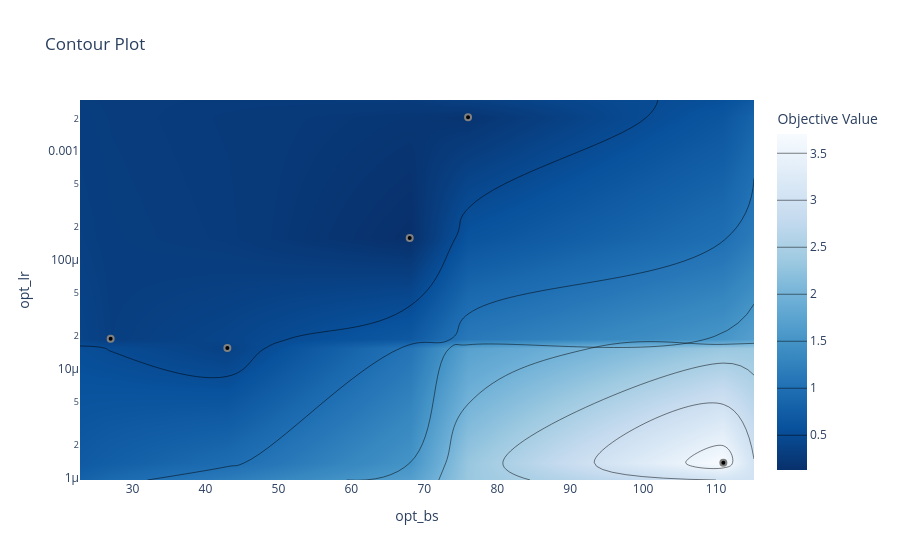

Here is the notebook cell this chart was saved with:
### Code cell
from optuna.visualization import plot_contour
plot_contour(study, params=["opt_lr","opt_bs"])

### Figure 1 — Plotly figure (JSON) as saved in the notebook; plotly's stock layout.template omitted (floating-point values rounded to 4 significant figures)
{"data": [{"colorbar": {"title": {"text": "Objective Value"}}, "colorscale": [[0, "rgb(247,251,255)"], [0.125, "rgb(222,235,247)"], [0.25, "rgb(198,219,239)"], [0.375, "rgb(158,202,225)"], [0.5, "rgb(107,174,214)"], [0.625, "rgb(66,146,198)"], [0.75, "rgb(33,113,181)"], [0.875, "rgb(8,81,156)"], [1, "rgb(8,48,107)"]], "connectgaps": true, "contours": {"coloring": "heatmap"}, "hoverinfo": "none", "line": {"smoothing": 1.3}, "reversescale": true, "type": "contour", "x": [22.8, 27, 43, 68, 76, 111, 115.2], "y": [9.532e-07, 1.374e-06, 1.551e-05, 1.89e-05, 0.0001588, 0.002046, 0.002948], "z": [[null, null, null, null, null, null, null], [null, null, null, null, null, 3.706, null], [null, null, 0.3534, null, null, null, null], [null, 0.3217, null, null, null, null, null], [null, null, null, 0.1252, null, null, null], [null, null, null, null, 0.1797, null, null], [null, null, null, null, null, null, null]]}, {"marker": {"color": "black", "line": {"color": "Gray", "width": 2}}, "mode": "markers", "name": "Feasible Trial", "showlegend": false, "type": "scatter", "x": [68, 111, 76, 27, 43], "y": [0.0001588, 1.374e-06, 0.002046, 1.89e-05, 1.551e-05]}, {"marker": {"color": "#cccccc", "line": {"color": "Gray", "width": 2}}, "mode": "markers", "name": "Infeasible Trial", "showlegend": false, "type": "scatter", "x": [], "y": []}], "layout": {"title": {"text": "Contour Plot"}, "xaxis": {"range": [22.8, 115.2], "title": {"text": "opt_bs"}}, "yaxis": {"range": [-6.021, -2.53], "title": {"text": "opt_lr"}, "type": "log"}}}
